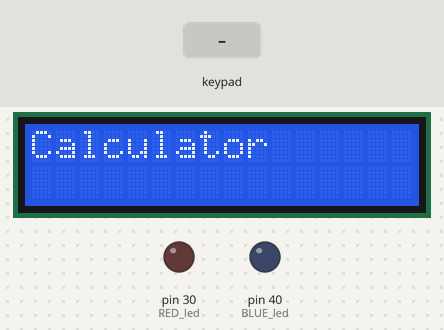
This sketch was run on a simulated Arduino Mega 2560, built with avr-gcc and run on an emulated ATmega2560. On the bench: 16×2 character LCD, output pins drawn as LEDs (lit = HIGH). The inputs (shaded band) are chosen by the test bench.

Above: at 6.2 s.
6.3 s: key '#' pressed
At 7.9 s:
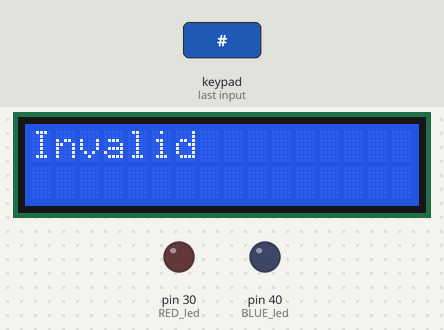
9.3 s: keypad keys 1 1 1 1 1 # pressed 0.4 s apart
At 12.1 s:
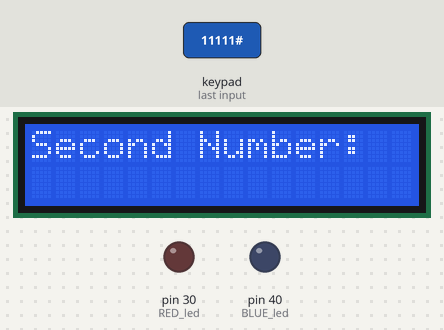
13.2 s: key '*' pressed
At 14.5 s:
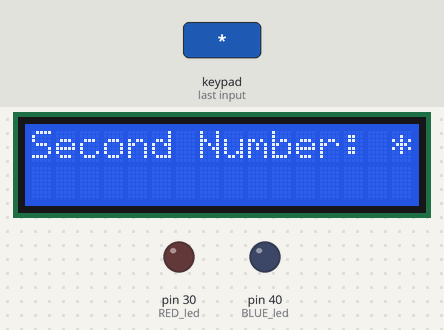
Timing chart, 0 to 16.2 s (numbered marks = the images above; inputs shaded):
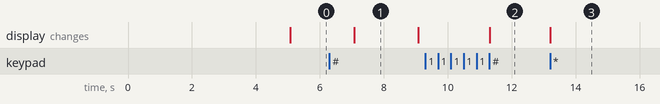

The sketch:

sketch_nov12a.ino
```cpp
#include <LiquidCrystal.h>    //Library for LCD Display
#include <Keypad.h>           //Library for Keypad

//Initializing LCD Pins with object "lcd"
LiquidCrystal lcd(27, 28, 29, 37, 36, 35);  //RS,EN,D4,D5,D6,D7 at PE1,PE2,PE3,PC4,PC5,PC6

//Built-in LED Indicators for answers
const int RED_led = 30; //At PF1
const int BLUE_led = 40; //At PF2

//////////////////////////////////////////////////////////////////////////
// Defining the Keymap layout
const byte ROWS = 4;      // Four rows
const byte COLS = 3;      // Three columns
char keys[ROWS][COLS] = {
  {'1','2','3'},
  {'4','5','6'},
  {'7','8','9'},
  {'*','0','#'}
};

//Connect keypad ROW0, ROW1, ROW2 and ROW3 to these TivaC pins PB0, PB1, PE4, PE5
byte rowPins[ROWS] = { 3, 4, 5, 6 };
// Connect keypad COL0, COL1 and COL2 to these TivaC pins PB4, PA5, PA6
byte colPins[COLS] = { 7, 8, 9};

//Create the Keypad object
Keypad customKeypad = Keypad(makeKeymap(keys), rowPins, colPins, ROWS, COLS );
#define pin_length 6              //Passcode/pin length+1
char Data[pin_length];            //Creating array of size of the passcode
char Master[pin_length] = "11111";    //Enter you student ID here
byte data_count = 0, master_count = 0;
bool Pass_is_good;            //flag to detect if password is correct
char customKey;               //stores the character entered by user on keypad
//////////////////////////////////////////////////////////////////////////

void setup()
{
    pinMode(27,OUTPUT);//Pins 8-14 are enabled as output for LCD
    pinMode(28,OUTPUT);
    pinMode(29,OUTPUT);
    pinMode(37,OUTPUT);
    pinMode(36,OUTPUT);
    pinMode(35,OUTPUT);

    pinMode(RED_led, OUTPUT);
    pinMode(BLUE_led, OUTPUT);

    //Initialize data to be printed on LCD whenever program starts
    lcd.begin(16, 2);               //Initializing LCD
    lcd.print("Entering");          //Prints in the first row
    lcd.setCursor(0,1);             //Set curor in second row, first column
    lcd.print("Safe Lock");         //Prints in the second row, first column
    delay(5000);                    //Left the data written on LCD for 5 seconds
    lcd.clear();                    //Clears everything on the LCD
}


void loop()
{
    safeLock();       //Function to execute Safe Lock logic, to be used in task02
    calculator();  //Function to execute calculator logic, to be used in task03
}

void safeLock(){
  lcd.setCursor(0,0);        //Set the cursor to initial position
  lcd.print("Enter Pin:");   //Prints in the first row of LCD

  customKey = customKeypad.getKey();  //Whenever key is pressed, the char is stored in customKey
  if (customKey){
    Data[data_count] = customKey;   //Store the character at the i'th index in Data array
    lcd.setCursor(data_count,1);    //Set cursor to second row and i'th column
    lcd.print(Data[data_count]);    //Prints character from keypad at the cursor position
    data_count++;                   //Increment the index for next iteration
  }

  //When the passcode length is reached, check whether it's correct or not
  if(data_count == pin_length-1){
    lcd.clear();      //clears all data from LCD to display results of passcode

    if(!strcmp(Data, Master)){
      lcd.print("Valid");
      digitalWrite(BLUE_led, HIGH);
      delay(3000);
      digitalWrite(BLUE_led, LOW);
      //If passcode is correct print "Valid" on LCD and turn on BLUE_led for 3 seconds below
      }
    else{
      //If passcode is incorrect print "Invalid" on LCD and turn on RED_led for 3 seconds
      lcd.print("Invalid");
      digitalWrite(RED_led, HIGH);
      delay(3000);
      digitalWrite(RED_led, LOW);
      }

    lcd.clear();
    clearData();
  }
}

//Functions clear all the data from Data array that we created to store keypad characters
void clearData(){
  while(data_count !=0){
    Data[data_count--] = 0;
  }
  return;
}


void calculator(){
    lcd.clear();
    lcd.setCursor(0, 0);
    lcd.print("Calculator");
    delay(2000); // Display "Calculator" for 2 seconds

    // Variables to store input numbers and operation
    float num1, num2, result;
    char operation;

    // Input first number
    lcd.clear();
    lcd.print("First Number: ");
    num1 = getNumberInput();

    // Input operation
    lcd.clear();
    lcd.print("Operation: ");
    operation = getOperationInput();

    // Input second number
    lcd.clear();
    lcd.print("Second Number: ");
    num2 = getNumberInput();

    // Perform calculation
    if (operation == '*') {
        result = num1 * num2;
    } else if (operation == '#') {
        if (num2 == 0) {
            lcd.clear();
            lcd.print("Invalid");
            delay(2000);
            return; // Return to step 1
        }
        result = num1 / num2;
    } else {
        lcd.clear();
        lcd.print("Invalid");
        delay(2000);
        return; // Return to step 1
    }

    // Display result
    lcd.clear();
    lcd.print("Result: ");
    lcd.setCursor(0, 1);
    lcd.print(result);
    delay(5000); // Display result for 5 seconds
}

// Function to get a valid floating-point number input
float getNumberInput() {
    String input = "";
    while (true) {
        char key = customKeypad.getKey();
        if (key) {
            if (key == '#') {
                float num = input.toFloat();
                if (num != 0 || input == "0") {
                    return num;
                } else {
                    lcd.clear();
                    lcd.print("Invalid");
                    delay(2000);
                    return 0; // Return to step 1
                }
            } else {
                input += key;
                lcd.print(key);
            }
        }
    }
}

// Function to get a valid operation input
char getOperationInput() {
    while (true) {
        char key = customKeypad.getKey();
        if (key == '*' || key == '#') {
            return key;
        }
    }
}
```

Measured:
- after the input at 6.3 s, the display: changes after 0.78 s (image 1)
- after the input at 9.3 s, the display: changes after 2.0 s (image 2)
- after the input at 13.2 s, the display: changes at once (image 3)
- what the display in image 1 shows lasts 2.0 s, from 7.1 s to 9.1 s
